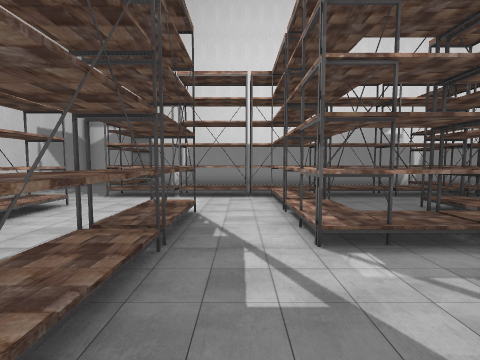
View 1 (above)

24 first-person views from a walk through a scene from a Unity 3-D project. The camera is 1.2 m above the floor, tilts 4° down and sees 90° across. The floor is counted in squares, 1 m on a side. Each view is taken from the middle of a square. On the plan, view 1 faces up. The plan holds only what a view shows up to about 12 squares ahead; the rest is blank. The place goes on beyond the plan. The player character is not drawn. Some surface patterns are stand-ins.

View 2
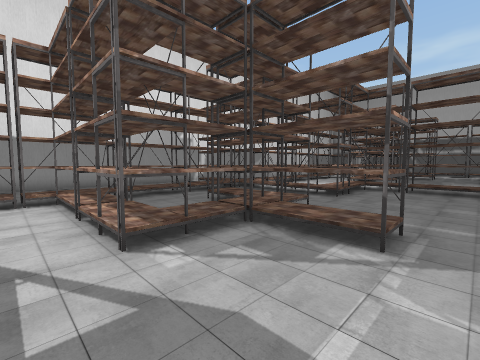

View 3
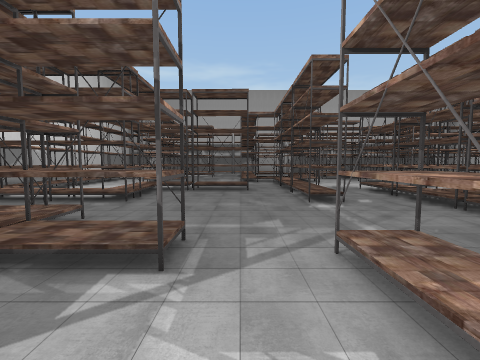

View 4
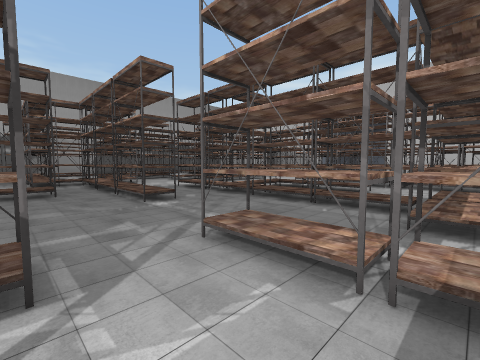

View 5
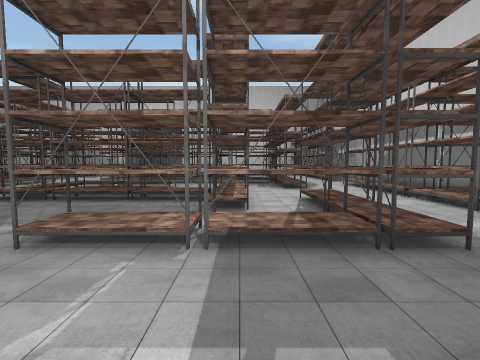

View 6
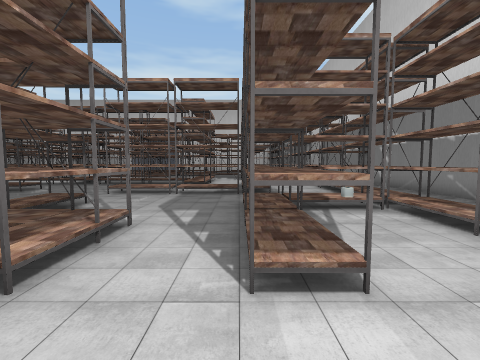

View 7
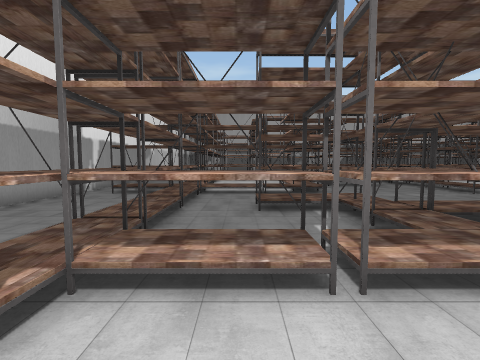

View 8
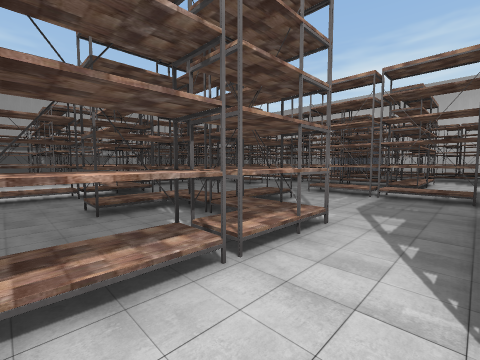

View 9
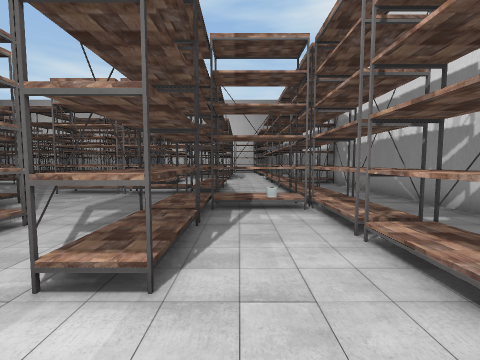

View 10
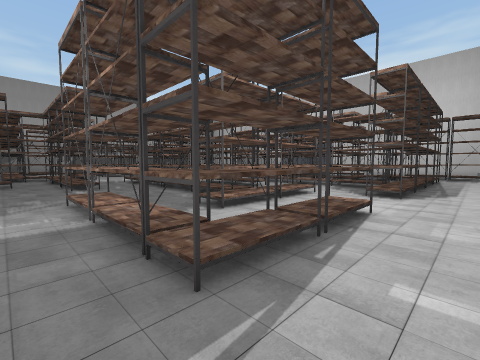

View 11
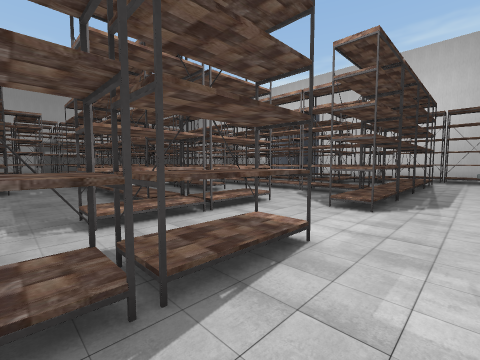

View 12
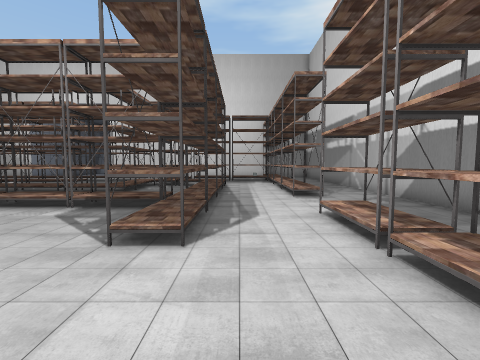

View 13
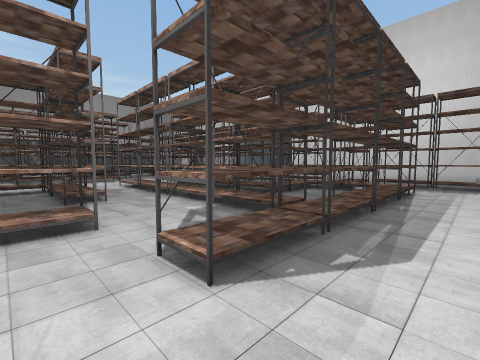

View 14
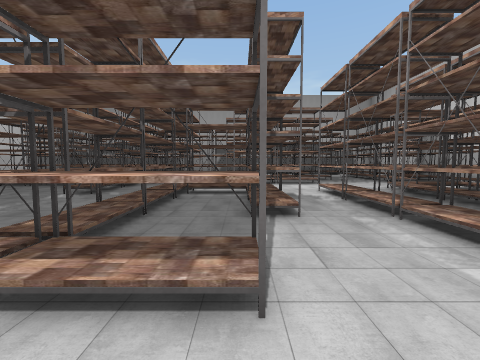

View 15
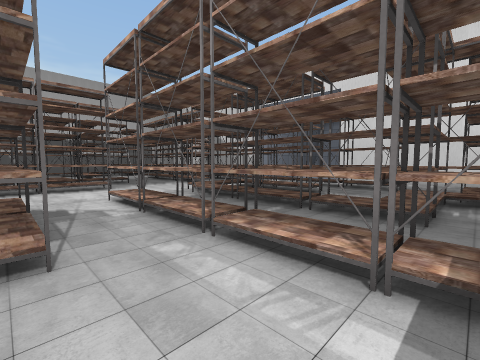

View 16
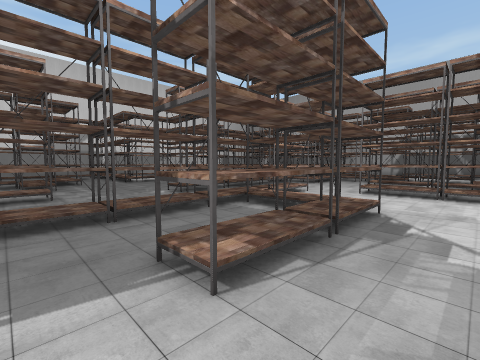

View 17
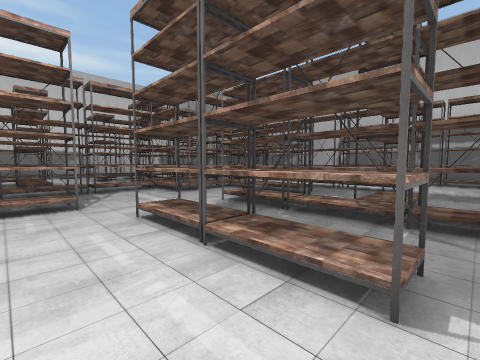

View 18
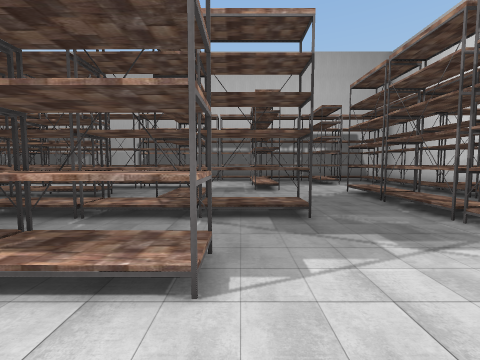

View 19
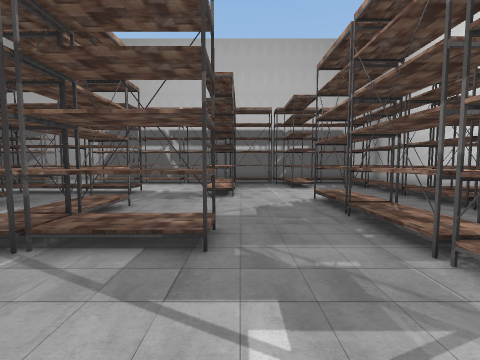

View 20
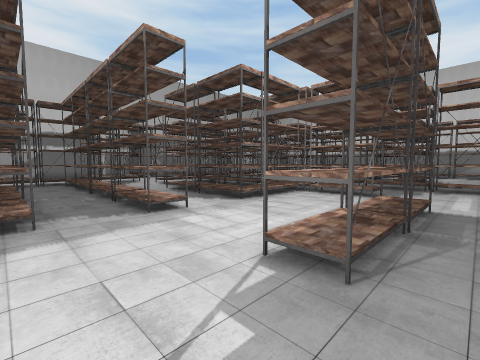

View 21
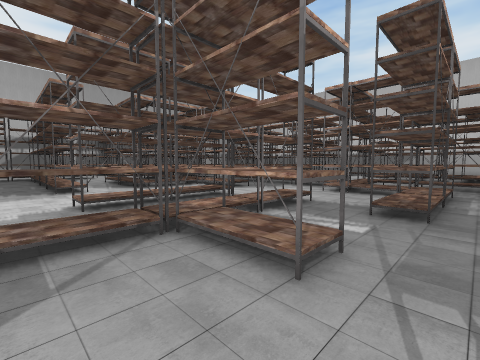

View 22
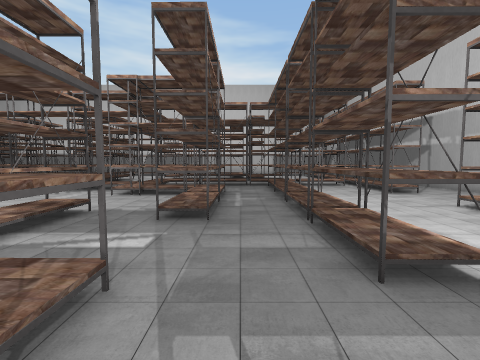

View 23
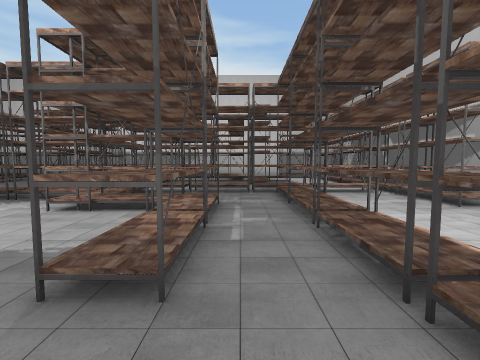

View 24
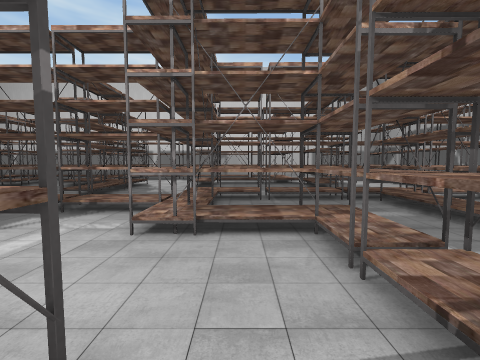

### Floor plan
Key: @ floor where view 1 was taken; # wall or solid block; . floor; S shelf; T thing the floor can be seen under or through.
Columns run from 6 left of view 1 to 31 right of it. Each row starts with its distance up from view 1.
 14       ####  ######
 13  S    ...  ......
 12 SS        .....S.
 11 ##       ......S.
 10 ..  ###TTTTTT #S##
  9 ..SSSSSSSTSSSSSSSSSS
  8 .......TS......S.  ...
  7 #S.....TS......S.  ...
  6 SS..S#.TT..SS..S.
  5 SS..S#.TS..SS..S###
  4 ##..S#.TSSSS#..SSSS         S
  3 SS..S#.TTTST......S#.       S     S
  2 #SSSS#....ST......S#..           #S
  1 #SSSS#....ST......S#..   ...     ##  #
  0 SS....@...........S#..############S  #
 -1 ##..TT#####...........#SS#SSSS#SS#S  #
 -2 SS..STSSSSS...#########S.....S ..##  #
 -3 SS..ST........#SS#SSSS#S.....S ..#S..#
 -4 ##..TT.ST.............#SSSS..S...#S..#
 -5 SS..ST.ST.............SSS#S..S.......
 -6 #S..ST.STSSSS#SSSSS......#S..S.....
 -7 SS.....STTTTT##S###......#S..S...##
 -8 SS.....ST.....#S......S#.#S..S...#S
 -9 ##.....ST..####S...#S.SS.##..S... S
-10 SS..S#.....SS#SS...#S.SS.....S..
-11 SS..ST.............##.TS.....S..
-12 ##..TT.............#S.TSSST......
-13  ...STSSSSSSSSSS...#S.TTTTT......#S
-14 ....ST................TS.........#S
-15 #S..ST................TS....SSSSS
-16 SS..ST..SSSSSSSSS...........###
-17 ##..##..S##  ###S  .............
-18 SS..S#..S       S   ............
-19 SS..SSSSSS..SSSSS#  SSSSSSSS...SS

Where each view was taken, in squares from view 1:
view 1: 0 up, 0 right, facing up
view 2: 0 up, 0 right, facing up-right
view 3: 0 up, 1 right, facing right
view 4: 1 up, 1 right, facing down-right
view 5: 2 up, 1 right, facing down
view 6: 8 up, 1 left, facing down
view 7: 7 up, 1 left, facing right
view 8: 8 up, 1 left, facing down-right
view 9: 8 up, 3 left, facing down
view 10: 0 up, 4 left, facing down-right
view 11: 3 down, 4 left, facing down-right
view 12: 6 down, 3 left, facing down
view 13: 8 down, 4 left, facing down-right
view 14: 9 down, 1 left, facing right
view 15: 10 down, 1 right, facing down-right
view 16: 12 down, 3 right, facing up-right
view 17: 14 down, 11 right, facing up-right
view 18: 14 down, 11 right, facing right
view 19: 16 down, 13 right, facing right
view 20: 16 down, 15 right, facing up-left
view 21: 15 down, 21 right, facing up-left
view 22: 14 down, 21 right, facing up
view 23: 11 down, 21 right, facing up
view 24: 9 down, 18 right, facing up
